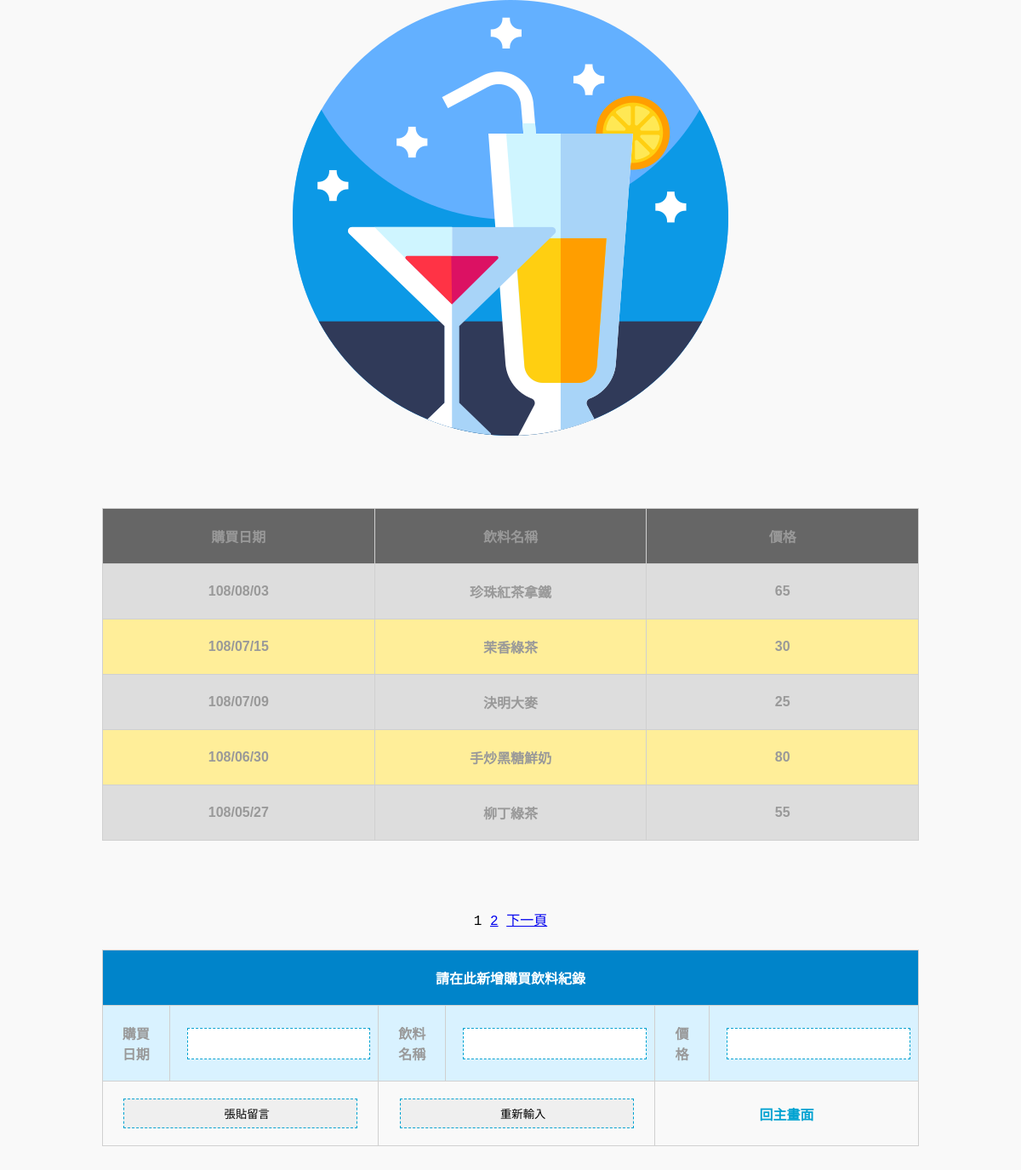
Screenshot of /drink.php with the database file from the repository.
### tables this page shows
CREATE TABLE `product_list` (
  `drink_date` varchar(20) NOT NULL DEFAULT '',
  `drink_name` varchar(30) NOT NULL DEFAULT '',
  `price` int(11) NOT NULL DEFAULT '0'
);

### dbtools.inc.php (called while the page is built, shortened)
<?php
  function execute_sql($link, $database, $sql)
  {
    mysqli_select_db($link, $database)
      or die("開啟資料庫失敗: " . mysqli_error($link));
    $result = mysqli_query($link, $sql);
    return $result;
  }
?>

### drink.php (the view, shortened to what this page needs)
<!doctype html>
<html>
  <head>
	<link rel="stylesheet" href="style.css" type="text/css" />
  </head>
  <body>
    <center>
    <table align="center">
	<img src="drink.png">
    <?php
      require_once("dbtools.inc.php");
      $records_per_page = 5;
      if (isset($_GET["page"]))
        $page = $_GET["page"];
      else
        $page = 1;
      $link = create_connection();
      $sql = "SELECT * FROM product_list ORDER BY drink_date DESC";
      $result = execute_sql($link,"db_DrinkSystem",$sql);
      $total_records = Mysqli_num_rows($result);
      $total_pages = ceil($total_records / $records_per_page);
      $started_record = $records_per_page * ($page - 1);
      Mysqli_data_seek($result, $started_record);
      $bg[0] = "#DDDDDD";
      $bg[1] = "#FFEE99";
      $bg[2] = "#DDDDDD";
      $bg[3] = "#FFEE99";
      $bg[4] = "#DDDDDD";
      echo "<table width='800' align='center' cellspacing='3' style='table-layout:fixed'>";
      echo "<tr bgcolor='#666666' align='center' >";
      echo "<th>購買日期</th>";
      echo "<th>飲料名稱</th>";
      echo "<th>價格</th></tr>";
      $j = 1;
      while ($row = Mysqli_fetch_assoc($result) and $j <= $records_per_page)
      {
        echo "<tr bgcolor='" . $bg[$j - 1] . "'>";
        echo "<th >" . $row["drink_date"] . "</th>";
	echo "<th >" . $row["drink_name"] . "</th>";
        echo "<th >" . $row["price"] . "</th></tr>";
        $j++;
      }
      echo "</table>" ;
      echo "<p align='center'>";
      for ($i = 1; $i <= $total_pages; $i++)
      {
        if ($i == $page)
          echo "$i ";
        else
          echo "<a href='drink.php?page=$i'>$i</a> ";
      }
      if ($page < $total_pages)
        echo "<a href='drink.php?page=". ($page + 1) . "'>下一頁</a> ";
      echo "</p>";
    ?>
    <form name="myForm" method="post" action="post.php">
      <table border="0" width="800" align="center" cellspacing="0">
        <tr bgcolor="#0084CA" align="center" >
          <td colspan="6">
            <font color="#FFFFFF">請在此新增購買飲料紀錄</font></td>
        </tr>
        <tr bgcolor="#D9F2FF">
          <th >購買日期</th>
          <td ><input name="drink_date" type="text" size="50"></td>
          <th>飲料名稱</th>
          <td ><input name="drink_name" type="text" size="50"></td>
          <th>價格</th>
          <td ><input name="price" type="text" size="50"></td>
        </tr>
        <tr  >
          <td align="center" colspan="2">
            <input type="button" value="張貼留言" onClick="check_data()">
          </td>
	  <td align="center" colspan="2">
          <input type="reset" value="重新輸入">
          </td>
          <td align="center" colspan="2" >
          <a href="main.php">回主畫面</a>
	  </td>
	     </tr>
      </table>
    </form>
  </body>
</html>

### style.css (style rules this page uses)
* { margin:0; padding:0; }
body { background:#f9f9f9; font-family:"Courier New", Courier, monospace; }
table { width:80%; font-family:Tahoma, Geneva, sans-serif; font-weight:bolder; color:#999; margin-bottom:80px; }
table a { text-decoration:none; color:#00a2d1; }
table,td,th { border-collapse:collapse; border:solid #d0d0d0 1px; padding:20px; }
table td input { width:97%; height:35px; border:dashed #00a2d1 1px; padding-left:15px; font-family:Verdana, Geneva, sans-serif; box-shadow:0px 0px 0px rgba(1,0,0,0.2); outline:none; }

### rows the page displays
product_list: drink_date "108/08/03", drink_name "珍珠紅茶拿鐵", price "65"
product_list: drink_date "108/07/15", drink_name "茉香綠茶", price "30"
product_list: drink_date "108/07/09", drink_name "決明大麥", price "25"
product_list: drink_date "108/06/30", drink_name "手炒黑糖鮮奶", price "80"
product_list: drink_date "108/05/27", drink_name "柳丁綠茶", price "55"
